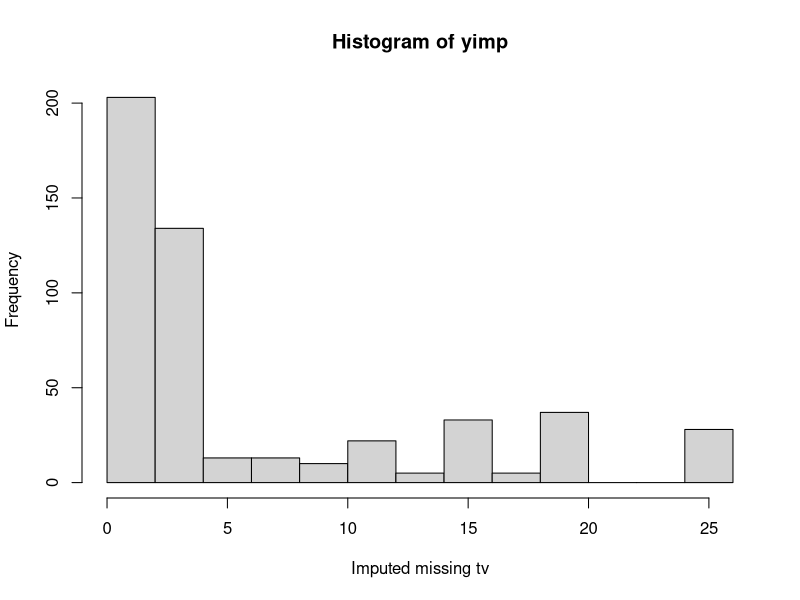

Generate this figure with R: (Note: this script raises an error after producing the figure.)
# test_function <- function(object_to_test) {
#     if (length(object_to_test) == 0) {
#         class_to_cast <- class(object_to_test)
#         object_to_test <- NA
#         object_to_test %<>%
#             as(., class_to_cast)
#         object_to_test
#     }
# }



# test_function(as.numeric())


# old_url <- url_to_scrape

# new_url <- "https://www.hemnet.se/salda/lagenhet-2rum-bromma-bromma-kyrka-stockholms-kommun-spangavagen-138,-hogst-upp-1250812"


# urls_to_test <-
#     c(
#         "https://www.hemnet.se/salda/lagenhet-2rum-stockholms-kommun-dobelnsgatan-67-1250737"
#     )

# url_to_scrape <- "https://www.hemnet.se/salda/lagenhet-2rum-stockholms-kommun-dobelnsgatan-67-1250737"

# url_to_scrape <- old_url

# for (url in urls_to_test) {
    
#     if(exists("iterator")) {
#         iterator <- iterator + 1
#     } else {
#         iterator <- 1
#     }
    
#     cat("Testing url", iterator, "of", length(urls_to_test), "\n\n")

#     get_all_variables(url)

# }

# rm(iterator)


# get_day_of_month_sold("https://www.hemnet.se/salda/lagenhet-4rum-kungsangen-uppsala-kommun-muningatan-4-1250838")



# # loads an RData file, and returns it, allowing you to reassign it to a new name
# reassign_rda <- function(file_name) {
#             load(file_name)
#             get(ls()[ls() != "file_name"])
# }




# for (file in
#     list.files("07_outputs//01_scraped/price_1000000_to_2187000/")) {

#         temp_df <<- reassign_rda(
#             paste0(
#                 "07_outputs//01_scraped/price_1000000_to_2187000/"
#                 , file
#                 )
#             )

#         if (!exists("results_df")) {
#            results_df <<- temp_df
#         } else {
#             results_df <<- rbind(results_df, temp_df)
#         }
#     }



# my_rename <- function(old_file) {
#     file.rename(
#         old_file
#         , right(old_file, nchar(old_file) - 11)
#         )
# }

# for (folder in list.dirs()) {

#     if (folder == ".") next

#     message("Moving to: ", folder, "\n\n")
#     setwd(folder)

#     for (file in list.files()) {

#         if (file != "failed_pages.rds") {

#             if (exists("n_renamed")) {
#                 n_renamed <<- n_renamed + 1
#             } else {
#                 n_renamed <<- 1
#             }

#             cat("Renaming: ", file, "\n\n")
#             my_rename(file)

#         }

#     }

#     message("Moving to parent folder.\n\n")
#     setwd("../")

#     cat(n_renamed, " renamed files.\n\n")

# }


# install.packages("mice")
# library('mice')

# df <- data.frame(
#     x = c(1, 2, 3, 4, 5, 6, 7, 8, 9, 10)
#     , y = c(1, 2, 3, 4, 5, 6, 7, 8, 9, 10) * 2
# )

# test_string <- "\n  Slutpris\n  Adlerbethsgatan 17, 3-4 tr\n"

# # drops commas and dashes
# test_string %>% gsub("[^[:alnum:] ]", "", .)

# # drops dashes
# test_string %>% gsub("[^[:alnum:], ]", "", .)

# # keeps all three
# test_string %>% gsub("[^-[:alnum:], ]", "", .)

# test_string %>% gsub("[^[:alnum:],- ]", "", .)



set.seed(53177)
# Variable to examine in the dataset
xname <- c('age', 'hgt', 'wgt')
# A dataset
boys <- mice::boys

# Boolean if complete case
r <- stats::complete.cases(boys[, xname])

# Only the complete cases - numeric matrix with length y that has predictors
# for y - cannot have missing values
x <- boys[r, xname]

# the column to predict, only keeping complete cases
y <- boys[r, 'tv']

# The indexes that don't need to be filled - logical vector of length y where
# TRUE is an existing value in y and FALSE is one to be imputed
ry <- !is.na(y)
table(ry)
# percentage of missing data in tv
sum(!ry) / length(ry)
# Impute missing tv data

yimp <- mice::mice.impute.pmm(y, ry, x)
yimp2 <- mice::mice.impute.pmm(y, ry, x)
yimp == yimp2
length(yimp)
hist(yimp, xlab = 'Imputed missing tv')
# Impute all tv data
yimp <- mice.impute.pmm(y, ry, x, wy = rep(TRUE, length(y)))
length(yimp)
hist(yimp, xlab = 'Imputed missing and observed tv')
plot(jitter(y), jitter(yimp),
main = 'Predictive mean matching on age, height and weight',
xlab = 'Observed tv (n = 224)',
ylab = 'Imputed tv (n = 224)')
abline(0, 1)
cor(y, yimp, use = 'pair')





set.seed(918273)                                # Seed
 
N <- 10                                       # Sample size
 
y <- round(runif(N, -10, 10))                   # Target variable Y
x1 <- y + round(runif(N, 0, 50))                # Auxiliary variable 1
x2 <- round(y + 0.25 * x1 + rnorm(N, - 3, 15))  # Auxiliary variable 2
x3 <- round(0.1 * x1 + rpois(N, 2))             # Auxiliary variable 3
x4 <- as.factor(round(0.02 * y + runif(N)))     # Auxiliary variable 4 (categorical variable)
 
y[rbinom(N, 1, 0.2) == 1] <- NA                 # Insert 20% missing data in Y
 
data <- data.frame(y, x1, x2, x3, x4)           # Store data in dataset
head(data)                                      # First 6 rows of our data

imputations <- ceiling(sum(is.na(y))/length(y) * 100)

imputations <- 1

imp_multi <- mice::mice(data, m = imputations, maxit = 30, method = "pmm")  # Impute missing values multiple times
# data_imp_multi_all <-

# mice::complete(imp_multi, include = TRUE) # Don't like this, can't tell imputations/iterations
mice::complete(imp_multi, "all", include = TRUE) # imputations nested under $`1` and $`2` for example - not sure how iterations are shown
mice::complete(imp_multi, "long", include = TRUE) # imputations under .imp - not sure how iterations are shown
mice::complete(imp_multi, "broad", include = TRUE) # imputations baked into name - not sure how iterations are shown
mice::complete(imp_multi, "repeated", include = TRUE) # imputations baked into name - not sure how iterations are shown

 
data_imp_multi <- data.frame(                   # Combine imputed Y and X1-X4 (for convenience)
  data_imp_multi_all[ , 1:2], data[, 2:5])
head(data_imp_multi)                            # First 6 rows of our multiply imputed data



# Could not get MICE working
# Instead use interpolation with linear except for endpoints where use min and max




# Can if use multiple imputation, then will get multiple results that need
# to be analyzed.

y <- practice_df[["final_price"]]
x <- data.frame(
  #ds_as_character = practice_df[["date_sold"]]
  # ds_as_number = practice_df[["date_sold"]] %>% as.numeric
  random_nums = sample(18503:18516)
#  , random_nums2 = sample (15:28)
)

ry <- !is.na(y)

mice::mice.impute.pmm(
  y
  , ry
  , x
  , donors = 1
)

# This also isn't working


# The mice with pool strategy doesn't give me my results in a dataframe
# as expected. I also have to specify a model in the with step



# I might be thinking about this wrong. Might be better to just replace
# with a random value from the sample. Otherwise I'm building in linear
# relationships where they may not exist.
# Then again, the date I'm filling in here may be expected to be more
# patterned than the data I filled in for missing data before.


# PAUSED HERE - next need to see if interpolation works for date_sold outside
# of the range - if not, then try other "options" in na_interpolation fxn

# The linear option does make straight lines between two missing values rather
# than the entire data set. i.e., 2, NA, 4, NA, 6, NA, 2 becomes
# 2, 3, 4, 5, 6, 4, 2. This is desirable. The only part that is perhaps
# undesirable is that it carries backward the first observation and carries
# forward the last observation.

# This site indicates multiple imputation is better:
# https://www.tandfonline.com/doi/pdf/10.1081/BIP-120015744

# Mice package:
# https://www.rdocumentation.org/packages/mice/versions/3.11.0/topics/mice

# Mice walkthrough:
# https://gist.github.com/mick001/df77b69b30ef6ff9fc0b

# More about MICE and how to think of hyperparameters
# https://statisticalhorizons.com/predictive-mean-matching


# Much more on MICE using miche %>% with %>% pool workflow
# https://stefvanbuuren.name/fimd/workflow.html

# Original mice documentation
# https://cran.r-project.org/web/packages/mice/mice.pdf

# Major downside with MICE is that you create x imputations of your full
# dataset. You then subject the x versions to whatever analysis you will do
# and later average the results of your summary/inferential statistics.

# https://stats.stackexchange.com/questions/219013/how-do-the-number-of-imputations-the-maximum-iterations-affect-accuracy-in-mul/219049
# Should do imputations that = % missing
# Should do 30 iterations
# Should then extract at random one of the imputations from the last iteration

imputations <-
  ceiling(sum(is.na(practice_df[["final_price"]]))/nrow(practice_df) * 100)

imp_multi <- mice::mice(practice_df, m = imputations, max_iter = 30, method = "pmm")  # Impute missing values multiple times

data_imp_multi_all <- mice::complete(imp_multi,       # Store multiply imputed data
                           "repeated",
                           include = TRUE)
 
data_imp_multi <- data.frame(                   # Combine imputed Y and X1-X4 (for convenience)
  data_imp_multi_all[ , 1:6], data[, 2:5])
head(data_imp_multi) 